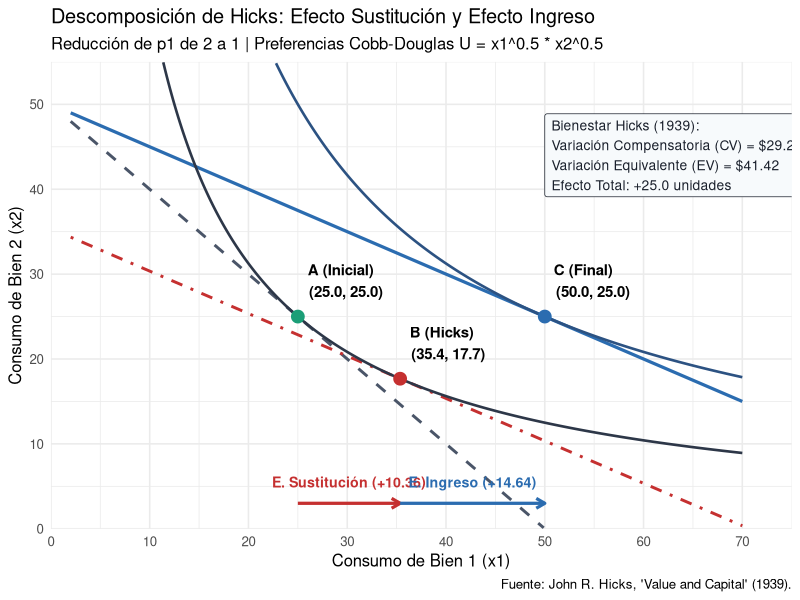
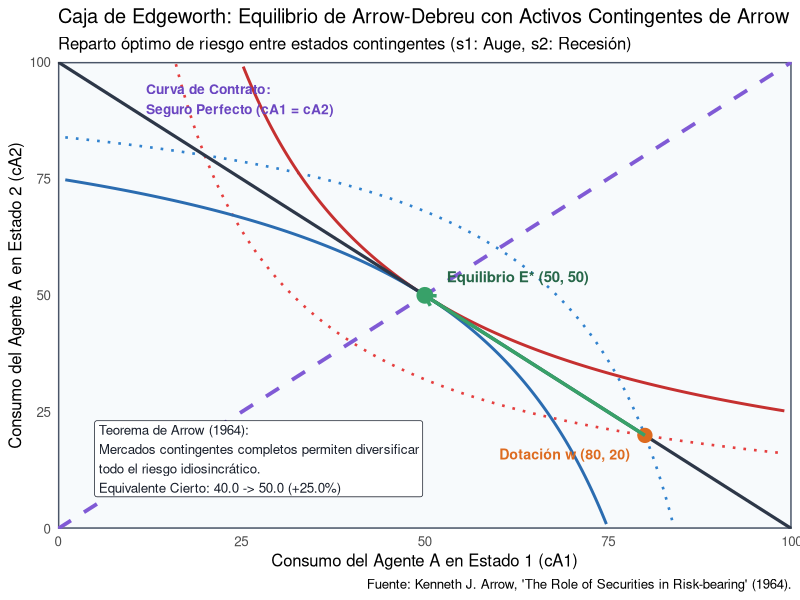

Write the R code that produced these figures, in order.
## ---- chunk 1
library(ggplot2)
library(dplyr)
library(tidyr)
library(readr)
library(gridExtra)

# Definir directorios
dir_salidas <- "salidas"
if (!dir.exists(dir_salidas)) {
  dir.create(dir_salidas, recursive = TRUE)
}
## ---- chunk 2
# Parámetros
alpha <- 0.5
beta  <- 0.5
I_0   <- 100.0
p1_0  <- 2.0
p2    <- 2.0
p1_1  <- 1.0

# 1. Cesta Inicial A
x1_A <- (alpha * I_0) / p1_0
x2_A <- (beta * I_0) / p2
U_0  <- (x1_A^alpha) * (x2_A^beta)

# 2. Cesta Final Marshalliana C
x1_C <- (alpha * I_0) / p1_1
x2_C <- (beta * I_0) / p2
U_1  <- (x1_C^alpha) * (x2_C^beta)

# 3. Cesta Compensada de Hicks B (mantiene U = U_0 a nuevos precios)
# Condición de tangencia: x1 / x2 = p2 / p1_1 = 2
x2_B <- U_0 / sqrt(p2 / p1_1)
x1_B <- (p2 / p1_1) * x2_B

# Gasto compensado
E_comp_Hicks <- p1_1 * x1_B + p2 * x2_B

# Variación Compensatoria (CV) y Variación Equivalente (EV)
CV <- I_0 - E_comp_Hicks
E_equiv <- (U_1 / ((alpha^alpha) * (beta^beta))) * (p1_0^alpha) * (p2^beta)
EV <- E_equiv - I_0

# Descomposición de Hicks
efecto_sustitucion_x1 <- x1_B - x1_A
efecto_ingreso_x1      <- x1_C - x1_B
efecto_total_x1        <- x1_C - x1_A

data.frame(
  Concepto = c("Cesta Inicial A", "Cesta Compensada Hicks B", "Cesta Final C",
               "Efecto Sustitución", "Efecto Ingreso", "Efecto Total",
               "Variación Compensatoria (CV)", "Variación Equivalente (EV)"),
  Bien_1 = c(x1_A, x1_B, x1_C, efecto_sustitucion_x1, efecto_ingreso_x1, efecto_total_x1, CV, EV),
  Bien_2 = c(x2_A, x2_B, x2_C, x2_B - x2_A, x2_C - x2_B, x2_C - x2_A, NA, NA)
)
## ---- chunk 3
x_seq <- seq(2, 70, length.out = 400)

df_indif_U0 <- data.frame(
  x1 = x_seq,
  x2 = (U_0 / (x_seq^alpha))^(1 / beta)
)
df_indif_U1 <- data.frame(
  x1 = x_seq,
  x2 = (U_1 / (x_seq^alpha))^(1 / beta)
)

df_ppto_0 <- data.frame(
  x1 = x_seq,
  x2 = (I_0 - p1_0 * x_seq) / p2
) %>% filter(x2 >= 0)

df_ppto_1 <- data.frame(
  x1 = x_seq,
  x2 = (I_0 - p1_1 * x_seq) / p2
) %>% filter(x2 >= 0)

df_ppto_comp <- data.frame(
  x1 = x_seq,
  x2 = (E_comp_Hicks - p1_1 * x_seq) / p2
) %>% filter(x2 >= 0)

df_puntos <- data.frame(
  x1 = c(x1_A, x1_B, x1_C),
  x2 = c(x2_A, x2_B, x2_C),
  Etiqueta = c("A (Inicial)", "B (Hicks)", "C (Final)")
)

p_hicks <- ggplot() +
  geom_line(data = df_ppto_0, aes(x = x1, y = x2), color = "#4a5568", linewidth = 1.0, linetype = "dashed") +
  geom_line(data = df_ppto_1, aes(x = x1, y = x2), color = "#2b6cb0", linewidth = 1.1) +
  geom_line(data = df_ppto_comp, aes(x = x1, y = x2), color = "#c53030", linewidth = 1.0, linetype = "dotdash") +
  geom_line(data = df_indif_U0, aes(x = x1, y = x2), color = "#2d3748", linewidth = 0.9) +
  geom_line(data = df_indif_U1, aes(x = x1, y = x2), color = "#2c5282", linewidth = 0.9) +
  annotate("segment", x = x1_A, xend = x1_B, y = 3, yend = 3,
           arrow = arrow(length = unit(0.25, "cm")), color = "#c53030", linewidth = 1.1) +
  annotate("text", x = (x1_A + x1_B) / 2, y = 5.5, label = sprintf("E. Sustitución (+%.2f)", efecto_sustitucion_x1),
           color = "#c53030", fontface = "bold", size = 3.6) +
  annotate("segment", x = x1_B, xend = x1_C, y = 3, yend = 3,
           arrow = arrow(length = unit(0.25, "cm")), color = "#2b6cb0", linewidth = 1.1) +
  annotate("text", x = (x1_B + x1_C) / 2, y = 5.5, label = sprintf("E. Ingreso (+%.2f)", efecto_ingreso_x1),
           color = "#2b6cb0", fontface = "bold", size = 3.6) +
  geom_point(data = df_puntos, aes(x = x1, y = x2), color = c("#1b9e77", "#c53030", "#2b6cb0"), size = 4) +
  geom_text(data = df_puntos, aes(x = x1, y = x2, label = sprintf("%s\n(%.1f, %.1f)", Etiqueta, x1, x2)),
            vjust = -0.6, hjust = -0.15, fontface = "bold", size = 3.8) +
  annotate("label", x = 50, y = 44,
           label = sprintf("Bienestar Hicks (1939):\nVariación Compensatoria (CV) = $%.2f\nVariación Equivalente (EV) = $%.2f\nEfecto Total: +%.1f unidades",
                           CV, EV, efecto_total_x1),
           fill = "#f7fafc", color = "#1a202c", size = 3.5, label.padding = unit(0.4, "lines"), hjust = 0) +
  scale_x_continuous(limits = c(0, 75), breaks = seq(0, 75, 10), expand = c(0, 0)) +
  scale_y_continuous(limits = c(0, 55), breaks = seq(0, 55, 10), expand = c(0, 0)) +
  labs(
    title = "Descomposición de Hicks: Efecto Sustitución y Efecto Ingreso",
    subtitle = "Reducción de p1 de 2 a 1 | Preferencias Cobb-Douglas U = x1^0.5 * x2^0.5",
    x = "Consumo de Bien 1 (x1)",
    y = "Consumo de Bien 2 (x2)",
    caption = "Fuente: John R. Hicks, 'Value and Capital' (1939)."
  ) +
  theme_minimal(base_size = 12)

p_hicks
## ---- chunk 4
# Parámetros
pi_1 <- 0.5; pi_2 <- 0.5
w_A1 <- 80; w_A2 <- 20
w_B1 <- 20; w_B2 <- 80
Omega_1 <- 100; Omega_2 <- 100

# Precios de equilibrio de activos de Arrow
q1_eq <- 1.0
q2_eq <- 1.0

# Asignaciones competitivas walrasianas
c_A1_eq <- 50.0; c_A2_eq <- 50.0
c_B1_eq <- 50.0; c_B2_eq <- 50.0

# Bienestar y Equivalente Cierto
CE_A_aut <- sqrt(w_A1 * w_A2)       # Autarquía: sqrt(80 * 20) = 40.0
CE_A_eq  <- sqrt(c_A1_eq * c_A2_eq) # Equilibrio: 50.0
ganancia_CE_A <- CE_A_eq - CE_A_aut  # +10.0 (+25%)

data.frame(
  Estado = c("Estado 1 (Auge, pi=0.5)", "Estado 2 (Recesión, pi=0.5)", "Equivalente Cierto (CE)"),
  Dotacion_A = c(w_A1, w_A2, CE_A_aut),
  Equilibrio_A = c(c_A1_eq, c_A2_eq, CE_A_eq),
  Dotacion_B = c(w_B1, w_B2, sqrt(w_B1 * w_B2)),
  Equilibrio_B = c(c_B1_eq, c_B2_eq, sqrt(c_B1_eq * c_B2_eq))
)
## ---- chunk 5
c1_grid <- seq(1, Omega_1 - 1, length.out = 300)

df_indif_A_aut <- data.frame(c1 = c1_grid, c2 = (CE_A_aut^2) / c1_grid) %>% filter(c2 <= Omega_2)
df_indif_A_eq  <- data.frame(c1 = c1_grid, c2 = (CE_A_eq^2) / c1_grid) %>% filter(c2 <= Omega_2)
df_indif_B_aut <- data.frame(c1 = c1_grid, c2 = Omega_2 - (CE_A_aut^2) / (Omega_1 - c1_grid)) %>% filter(c2 >= 0)
df_indif_B_eq  <- data.frame(c1 = c1_grid, c2 = Omega_2 - (CE_A_eq^2) / (Omega_1 - c1_grid)) %>% filter(c2 >= 0)

df_contrato <- data.frame(c1 = c(0, Omega_1), c2 = c(0, Omega_2))
df_ppto_arrow <- data.frame(c1 = c(0, Omega_1), c2 = c(Omega_2, 0))

p_arrow <- ggplot() +
  annotate("rect", xmin = 0, xmax = Omega_1, ymin = 0, ymax = Omega_2,
           fill = "#f7fafc", color = "#4a5568", linewidth = 1.0) +
  geom_line(data = df_contrato, aes(x = c1, y = c2), color = "#805ad5", linewidth = 1.3, linetype = "dashed") +
  geom_line(data = df_indif_A_aut, aes(x = c1, y = c2), color = "#e53e3e", linetype = "dotted", linewidth = 0.9) +
  geom_line(data = df_indif_B_aut, aes(x = c1, y = c2), color = "#3182ce", linetype = "dotted", linewidth = 0.9) +
  geom_line(data = df_indif_A_eq, aes(x = c1, y = c2), color = "#c53030", linewidth = 1.0) +
  geom_line(data = df_indif_B_eq, aes(x = c1, y = c2), color = "#2b6cb0", linewidth = 1.0) +
  geom_line(data = df_ppto_arrow, aes(x = c1, y = c2), color = "#2d3748", linewidth = 1.1) +
  geom_point(aes(x = w_A1, y = w_A2), color = "#dd6b20", size = 4.5) +
  geom_point(aes(x = c_A1_eq, y = c_A2_eq), color = "#38a169", size = 5.0) +
  annotate("segment", x = w_A1, xend = c_A1_eq, y = w_A2, yend = c_A2_eq,
           arrow = arrow(length = unit(0.3, "cm")), color = "#38a169", linewidth = 1.2) +
  annotate("text", x = w_A1 - 2, y = w_A2 - 4, label = "Dotación w (80, 20)",
           color = "#dd6b20", fontface = "bold", size = 3.6, hjust = 1) +
  annotate("text", x = c_A1_eq + 3, y = c_A2_eq + 4, label = "Equilibrio E* (50, 50)",
           color = "#276749", fontface = "bold", size = 3.8, hjust = 0) +
  annotate("text", x = 12, y = 92, label = "Curva de Contrato:\nSeguro Perfecto (cA1 = cA2)",
           color = "#6b46c1", fontface = "bold", size = 3.5, hjust = 0) +
  annotate("label", x = 5, y = 15,
           label = "Teorema de Arrow (1964):\nMercados contingentes completos permiten diversificar\ntodo el riesgo idiosincrático.\nEquivalente Cierto: 40.0 -> 50.0 (+25.0%)",
           fill = "white", color = "#1a202c", size = 3.4, hjust = 0) +
  scale_x_continuous(limits = c(0, Omega_1), expand = c(0, 0)) +
  scale_y_continuous(limits = c(0, Omega_2), expand = c(0, 0)) +
  labs(
    title = "Caja de Edgeworth: Equilibrio de Arrow-Debreu con Activos Contingentes de Arrow",
    subtitle = "Reparto óptimo de riesgo entre estados contingentes (s1: Auge, s2: Recesión)",
    x = "Consumo del Agente A en Estado 1 (cA1)",
    y = "Consumo del Agente A en Estado 2 (cA2)",
    caption = "Fuente: Kenneth J. Arrow, 'The Role of Securities in Risk-bearing' (1964)."
  ) +
  theme_minimal(base_size = 12)

p_arrow
